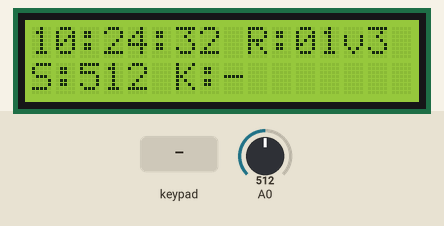
This sketch was run on a simulated Arduino Uno, built with avr-gcc and run on an emulated ATmega328P. On the bench: 16×2 character LCD. Inputs (shaded band) come from the test bench; at power-on: A0 = 512. The local clock reads 2024-03-15 10:24:30 at power-on unless the sketch sets it; EEPROM starts erased; what the sketch prints to the serial monitor is not drawn.

Above: at 2.7 s.
2.8 s: key 'A' pressed
At 4.0 s:
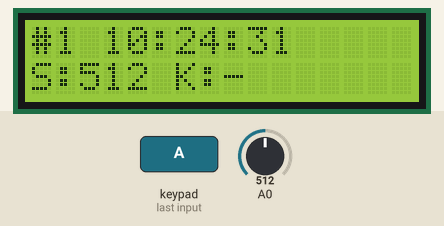
4.3 s: keypad keys 1 2 1 1 1 0 9 # pressed 0.4 s apart
At 8.8 s:
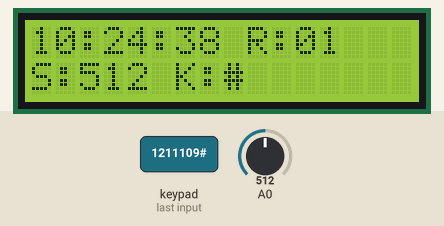
10.5 s: key 'B' pressed
At 11.5 s:
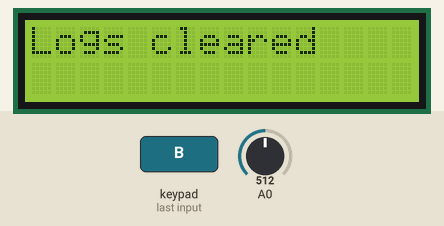
13.5 s: keypad keys 1 2 1 1 1 0 9 * pressed 0.4 s apart
At 17.8 s:
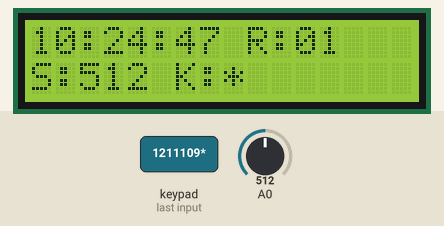
18.2 s: key 'C' pressed
At 19.8 s:
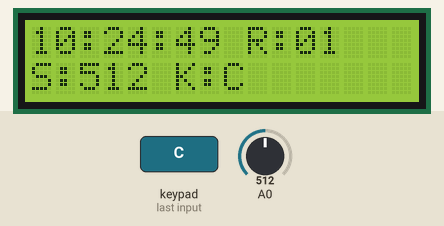
21.2 s: keypad keys 1 2 1 1 1 0 9 A pressed 0.4 s apart
At 25.2 s:
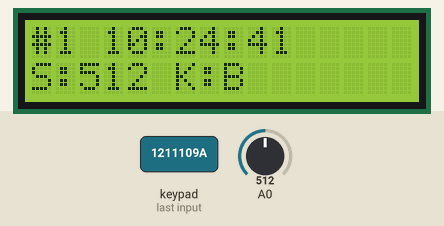
Timing chart, 0 to 26.7 s (numbered marks = the images above; inputs shaded):
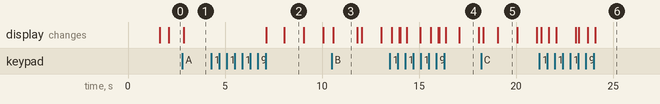

Measured:
- after the input at 2.8 s, the display: changes after 0.07 s (image 1)
- after the input at 4.3 s, the display: first changes after 2.8 s (image 2 shows a later state)
- after the input at 10.5 s, the display: changes after 0.09 s (image 3)
- after the input at 13.5 s, the display: first changes after 0.10 s (image 4 shows a later state)
- after the input at 18.2 s, the display: first changes after 0.10 s (image 5 shows a later state)
- after the input at 21.2 s, the display: first changes after 0.10 s (image 6 shows a later state)
- what the display in image 3 shows lasts 1.2 s, from 10.6 s to 11.8 s

The sketch:

sketch_aug2a.ino
```cpp
#include <Wire.h>
#include <LiquidCrystal_I2C.h>
#include <Keypad.h>
#include <ThreeWire.h>
#include <RtcDS1302.h>
#include <EEPROM.h>

LiquidCrystal_I2C lcd(0x27, 16, 2);

// RTC pins
#define RTC_DAT 3
#define RTC_CLK 13
#define RTC_RST 4

ThreeWire myWire(RTC_DAT, RTC_CLK, RTC_RST);
RtcDS1302<ThreeWire> rtc(myWire);

// Keypad
const byte ROWS = 4;
const byte COLS = 4;

char keys[ROWS][COLS] = {
  {'1', '2', '3', 'A'},
  {'4', '5', '6', 'B'},
  {'7', '8', '9', 'C'},
  {'*', '0', '#', 'D'}
};

byte rowPins[ROWS] = {12, 11, 10, 9};
byte colPins[COLS] = {8, 7, 6, 5};

Keypad keypad = Keypad(makeKeymap(keys), rowPins, colPins, ROWS, COLS);

struct LogRecord {
  uint32_t unixtime;
  int sound;
  char key;
};

const int RECORD_SIZE = sizeof(LogRecord);
const int MAX_RECORDS = 100;
const int ADDR_COUNT = 0;

int lastSound = -1;
char lastKey = '-';
bool viewMode = false;

void setup() {
  Serial.begin(9600);

  lcd.init();
  lcd.backlight();

  rtc.Begin();
  rtc.SetIsWriteProtected(false);
  // Uncomment once to set the clock, then comment again
  // rtc.SetDateTime(RtcDateTime(__DATE__, __TIME__));
  rtc.SetIsRunning(true);

  if (EEPROM.read(ADDR_COUNT) == 255) {
    EEPROM.write(ADDR_COUNT, 0);
  }

  lcd.clear();
  lcd.print("Sound Logger v3");
  delay(1500);
  Serial.println("LOGGER_READY");
}

void loop() {
  char key = keypad.getKey();
  if (key) {
    lastKey = key;

    if (key == 'A') {
      viewLastRecord();
      viewMode = true;
    } else if (key == 'B') {
      clearLogs();
    } else if (key == '#') {
      viewMode = false;
    }
  }

  int sound = analogRead(A0);

  // Save immediately on significant change
  if (abs(sound - lastSound) >= 8) {
    saveRecord(sound);
    lastSound = sound;
  }

  if (!viewMode) {
    showMainScreen(sound);
  }

  delay(50);
}

void showMainScreen(int sound) {
  RtcDateTime now = rtc.GetDateTime();
  uint8_t count = EEPROM.read(ADDR_COUNT);

  lcd.setCursor(0, 0);
  print2digits(now.Hour());
  lcd.print(':');
  print2digits(now.Minute());
  lcd.print(':');
  print2digits(now.Second());
  lcd.print(" R:");
  print2digits(count);

  lcd.setCursor(0, 1);
  lcd.print("S:");
  lcd.print(sound);
  lcd.print(" K:");
  lcd.print(lastKey);
  lcd.print("   ");
}

void saveRecord(int sound) {
  RtcDateTime now = rtc.GetDateTime();
  uint8_t count = EEPROM.read(ADDR_COUNT);

  if (count >= MAX_RECORDS) {
    return;
  }

  LogRecord rec;
  rec.unixtime = now.Epoch32Time();
  rec.sound = sound;
  rec.key = lastKey;

  int addr = 1 + count * RECORD_SIZE;
  EEPROM.put(addr, rec);
  EEPROM.write(ADDR_COUNT, count + 1);

  // Format: LOG,YYYY-MM-DD,HH:MM:SS,sound,key
  Serial.print("LOG,");
  Serial.print(now.Year());
  Serial.print('-');
  print2digitsSerial(now.Month());
  Serial.print('-');
  print2digitsSerial(now.Day());
  Serial.print(',');
  print2digitsSerial(now.Hour());
  Serial.print(':');
  print2digitsSerial(now.Minute());
  Serial.print(':');
  print2digitsSerial(now.Second());
  Serial.print(',');
  Serial.print(sound);
  Serial.print(',');
  Serial.println(lastKey);
}

void viewLastRecord() {
  uint8_t count = EEPROM.read(ADDR_COUNT);

  if (count == 0) {
    lcd.clear();
    lcd.print("No records");
    delay(1200);
    viewMode = false;
    return;
  }

  LogRecord rec;
  EEPROM.get(1 + (count - 1) * RECORD_SIZE, rec);
  RtcDateTime dt(rec.unixtime);

  lcd.clear();
  lcd.setCursor(0, 0);
  lcd.print("#");
  lcd.print(count);
  lcd.print(" ");
  print2digits(dt.Hour());
  lcd.print(':');
  print2digits(dt.Minute());
  lcd.print(':');
  print2digits(dt.Second());

  lcd.setCursor(0, 1);
  lcd.print("S:");
  lcd.print(rec.sound);
  lcd.print(" K:");
  lcd.print(rec.key);
}

void clearLogs() {
  EEPROM.write(ADDR_COUNT, 0);
  lastSound = -1;
  lcd.clear();
  lcd.print("Logs cleared");
  delay(1200);
  viewMode = false;
  Serial.println("LOGS_CLEARED");
}

void print2digits(int value) {
  if (value < 10) {
    lcd.print('0');
  }
  lcd.print(value);
}

void print2digitsSerial(int value) {
  if (value < 10) {
    Serial.print('0');
  }
  Serial.print(value);
}
```
